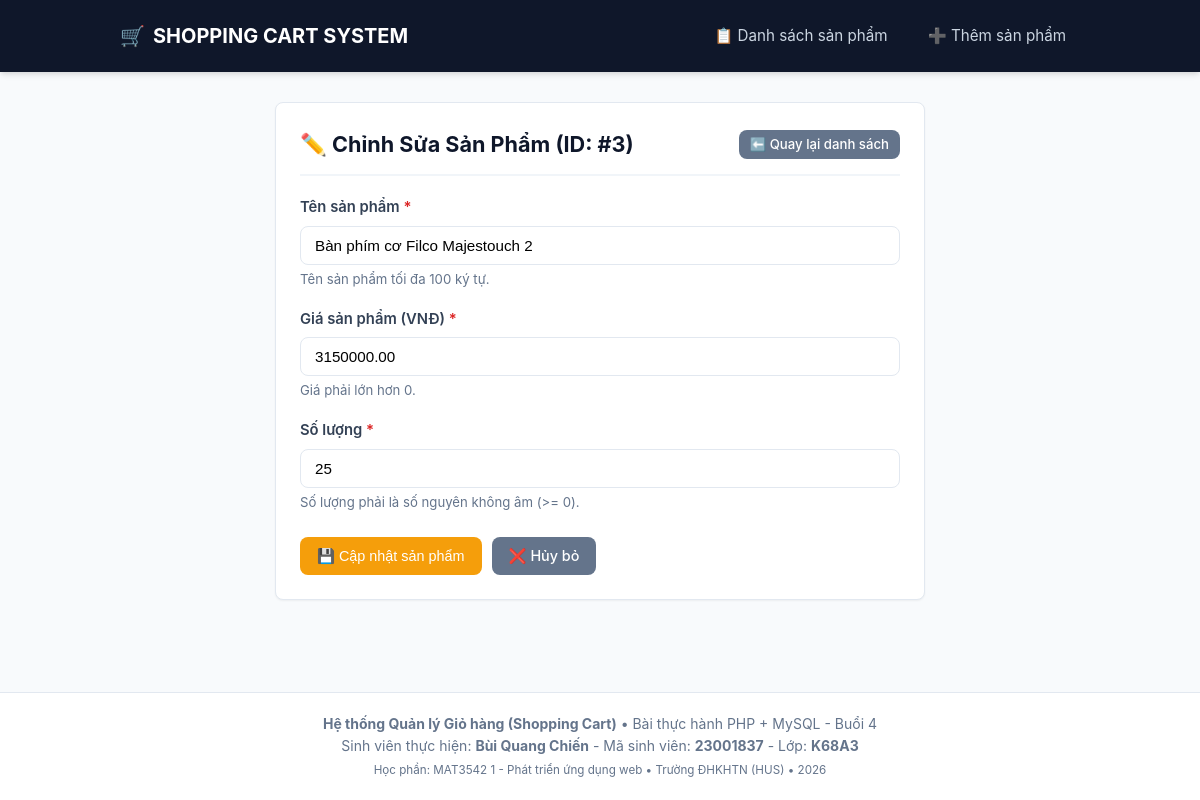
The page /app/product_edit.php?id=3 on the database its author committed.
### tables this page shows
CREATE TABLE `products` (
    `id` INT PRIMARY KEY AUTO_INCREMENT,
    `name` VARCHAR(100) NOT NULL,
    `price` DECIMAL(10,2) NOT NULL,
    `quantity` INT NOT NULL
);

### app/model/product.php (called while the page is built, shortened)
<?php
function getProductById($id) {
    $id = filter_var($id, FILTER_VALIDATE_INT);
    $conn = getDbConnection();
    try {
        $sql = "SELECT id, name, price, quantity FROM products WHERE id = :id LIMIT 1";
        $stmt = $conn->prepare($sql);
        $stmt->bindValue(':id', $id, PDO::PARAM_INT);
        $stmt->execute();
        $product = $stmt->fetch();
        return $product ? $product : null;
    } catch (PDOException $e) {
        error_log("Lỗi trong getProductById({$id}): " . $e->getMessage());
        return null;
    }
}
?>

### app/product_edit.php (the view, shortened to what this page needs)
<?php
require_once __DIR__ . '/model/product.php';
$id = isset($_GET['id']) ? $_GET['id'] : (isset($_POST['id']) ? $_POST['id'] : null);
$id = filter_var($id, FILTER_VALIDATE_INT);
$product = getProductById($id);
$name = $product['name'];
$price = $product['price'];
$quantity = $product['quantity'];
require_once __DIR__ . '/view/header.php';
?>
<div class="card" style="max-width: 650px; margin: 0 auto;">
    <div class="card-header-bar">
        <h2 class="card-title">✏️ Chỉnh Sửa Sản Phẩm (ID: #<?= (int)$id ?>)</h2>
        <a href="product_list.php" class="btn btn-secondary btn-sm">
            ⬅️ Quay lại danh sách
        </a>
    </div>
    <form action="product_edit.php?id=<?= (int)$id ?>" method="POST" autocomplete="off">
        <div class="form-group">
            <label for="name">Tên sản phẩm <span class="required">*</span></label>
            <input type="text"
                   id="name"
                   name="name"
                   class="form-control"
                   placeholder="Nhập tên sản phẩm"
                   maxlength="100"
                   value="<?= htmlspecialchars($name, ENT_QUOTES, 'UTF-8') ?>"
                   required>
            <div class="form-help">Tên sản phẩm tối đa 100 ký tự.</div>
        </div>
        <div class="form-group">
            <label for="price">Giá sản phẩm (VNĐ) <span class="required">*</span></label>
            <input type="number"
                   id="price"
                   name="price"
                   class="form-control"
                   placeholder="Nhập giá sản phẩm (> 0)"
                   step="0.01"
                   min="0.01"
                   value="<?= htmlspecialchars($price, ENT_QUOTES, 'UTF-8') ?>"
                   required>
            <div class="form-help">Giá phải lớn hơn 0.</div>
        </div>
        <div class="form-group">
            <label for="quantity">Số lượng <span class="required">*</span></label>
            <input type="number"
                   id="quantity"
                   name="quantity"
                   class="form-control"
                   placeholder="Nhập số lượng tồn kho (>= 0)"
                   step="1"
                   min="0"
                   value="<?= htmlspecialchars($quantity, ENT_QUOTES, 'UTF-8') ?>"
                   required>
            <div class="form-help">Số lượng phải là số nguyên không âm (>= 0).</div>
        </div>
        <div class="form-actions">
            <button type="submit" class="btn btn-warning">
                💾 Cập nhật sản phẩm
            </button>
            <a href="product_list.php" class="btn btn-secondary">
                ❌ Hủy bỏ
            </a>
        </div>
    </form>
</div>
<?php
require_once __DIR__ . '/view/footer.php';
?>

### app/assets/style.css (style rules this page uses)
:root { --primary: #2563eb; --primary-hover: #1d4ed8; --success: #16a34a; --success-hover: #15803d; --danger: #dc2626; --danger-hover: #b91c1c; --warning: #f59e0b; --warning-hover: #d97706; --secondary: #64748b; --secondary-hover: #475569; --bg-page: #f8fafc; --bg-card: #ffffff; --text-main: #1e293b; --text-muted: #64748b; --border-color: #e2e8f0; --border-radius: 8px; --shadow-sm: 0 1px 2px 0 rgba(0, 0, 0, 0.05); --shadow-md: 0 4px 6px -1px rgba(0, 0, 0, 0.1), 0 2px 4px -1px rgba(0, 0, 0, 0.06); }
* { box-sizing: border-box; margin: 0; padding: 0; }
body { font-family: -apple-system, BlinkMacSystemFont, "Segoe UI", Roboto, "Helvetica Neue", Arial, sans-serif; background-color: var(--bg-page); color: var(--text-main); line-height: 1.6; min-height: 100vh; display: flex; flex-direction: column; }
.card { background: var(--bg-card); border: 1px solid var(--border-color); border-radius: var(--border-radius); padding: 24px; box-shadow: var(--shadow-sm); margin-bottom: 24px; }
.card-header-bar { display: flex; justify-content: space-between; align-items: center; flex-wrap: wrap; gap: 12px; margin-bottom: 20px; padding-bottom: 12px; border-bottom: 2px solid #f1f5f9; }
.card-title { font-size: 1.35rem; font-weight: 700; color: #0f172a; }
.btn { display: inline-block; padding: 8px 16px; font-size: 0.9rem; font-weight: 500; border-radius: var(--border-radius); text-decoration: none; border: 1px solid transparent; cursor: pointer; text-align: center; transition: all 0.2s ease; line-height: 1.4; }
.btn-warning { background-color: var(--warning); color: #ffffff; }
.btn-secondary { background-color: var(--secondary); color: #ffffff; }
.btn-sm { padding: 4px 10px; font-size: 0.825rem; }
.form-group { margin-bottom: 18px; }
.form-group label { display: block; margin-bottom: 6px; font-weight: 600; font-size: 0.925rem; color: #334155; }
.form-group label span.required { color: var(--danger); }
.form-control { width: 100%; padding: 10px 14px; font-size: 0.95rem; border: 1px solid var(--border-color); border-radius: var(--border-radius); outline: none; transition: border-color 0.2s, box-shadow 0.2s; background-color: #ffffff; }
.form-help { font-size: 0.825rem; color: var(--text-muted); margin-top: 4px; }
.form-actions { display: flex; gap: 10px; margin-top: 24px; }

### rows shown on the page
products: name "Bàn phím cơ Filco Majestouch 2", price "3150000.00", quantity "25"

### other values the page prints
$id "3"
